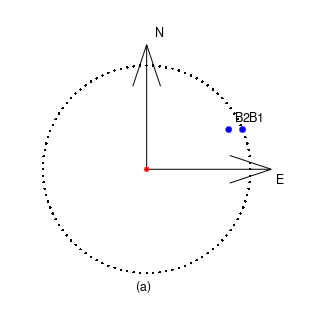
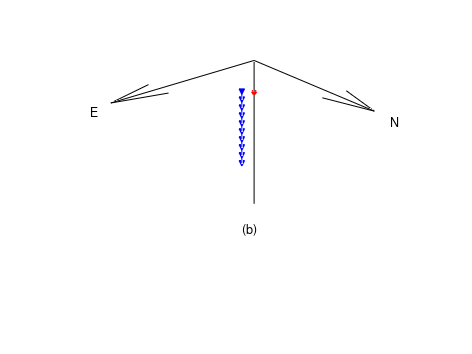
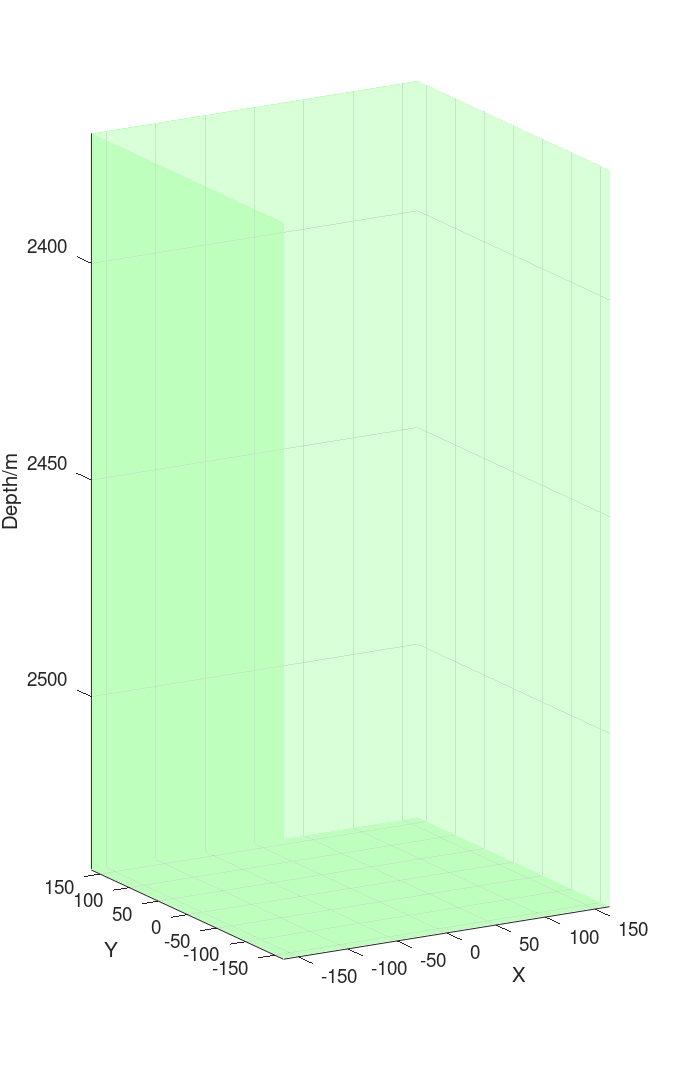

The MATLAB script that drew these images, in order:
% % %  2015-8-6 % % %
% In this version, we choose the fixed vertical wells and set the shots
% position on a horizontal plane for several different depths 
% % % % % % % % % % % % % % % % % % % % % % % % % % % 

function [Receivers,Shot,Well_Num]=Set_Geometry_1Well
% Set 1 vertical well and 1 horizontal well to test the inversion results 2015-8-6 %
Well_Num=2;
% Set the receivers' coordinates 2015-6-7 % 
% Radius=50;
Radius=150;
Rec_Depth_Int=10;
Rec_Num_1Well=10;

Receivers=ones(Rec_Num_1Well,3,Well_Num);
Azimuth_Int=pi/(Well_Num*4);
Azimuth=Azimuth_Int:Azimuth_Int:Azimuth_Int*(Well_Num-1);
% Azimuth=pi/8:pi/8:pi/8*Well_Num;
% Calculate receiver position of the vertical well
for j=1:Rec_Num_1Well
    Receivers(j,1,1)=Radius*cos(Azimuth(1));
    Receivers(j,2,1)=Radius*sin(Azimuth(1));
    Receivers(j,3,1)=j*Rec_Depth_Int+2400;
end
% Calculate receiver position of the horizontal well
for j=1:Rec_Num_1Well
    Receivers(j,1,2)=Receivers(1,1,1)-Rec_Depth_Int*2*j;
    Receivers(j,2,2)=Receivers(1,2,1);
    Receivers(j,3,2)=Receivers(Rec_Num_1Well,3,1);
end
% Shot point coordinate 2015-5-30 %
% There is only one shot coordinate 2015-5-28 %
Shot=[0 0 Receivers(Rec_Num_1Well/2,3,1)];
% Shot=[0 0 2000];

%Calculate the circle of well 2015-6-9 %
Circle_Azimuth=0:2*pi/100:2*pi;
Circle_Azimuth_Num=size(Circle_Azimuth,2);
Circle_Line=zeros(Circle_Azimuth_Num,3);
for i=1:Circle_Azimuth_Num
    Circle_Line(i,1)=Radius*cos(Circle_Azimuth(i));
    Circle_Line(i,2)=Radius*sin(Circle_Azimuth(i));
    Circle_Line(i,3)=Receivers(1,3,1);
end
% Basic figure parameters 2015-7-20 %
Fontsize=9;
Markersize=4;
Linewidth=1;
% Plot the geometry in 2D and 3D viewer

f1=figure;

% Plot the geometry in 2D  viewer
hold on
% Plot the direction of geometry
Position_X=zeros(1,2);
Position_Y=zeros(1,2);
Vector_X=[0 Radius+Radius/3];
Vector_Y=[Radius+Radius/3 0];
quiver(Position_X,Position_Y,Vector_X,Vector_Y,'k','Linewidth',Linewidth-0.5)
text(Radius/12,Radius+Radius/3,'N','FontSize',Fontsize);
text(Radius+Radius/4,-Radius/12,'E','FontSize',Fontsize);
% Plot the circle of wells 2015-6-9 %
plot(Circle_Line(:,1),Circle_Line(:,2),'.k','Linewidth',Linewidth);
% Plot the wells 2015-6-29 %
for i=1:Well_Num
    plot(Receivers(1,1,i),Receivers(1,2,i),'ob',...
        'MarkerSize',Markersize,'Linewidth',Linewidth,'Markerfacecolor','b')
    Borehole=['B',num2str(i)];
    text(Receivers(1,1,i)+10,Receivers(1,2,i)+20,Borehole,'FontSize',Fontsize);
end
%{
plot(Receivers(1,1,1),Receivers(1,2,1),'ob',...
    'MarkerSize',10,'Linewidth',1,'Markerfacecolor','b')
text(Receivers(1,1,1)+10,Receivers(1,2,1)+5,'B1','FontSize',Fontsize);

plot(Receivers(1,1,2),Receivers(1,2,2),...
    'ob','MarkerSize',10,'Linewidth',1,'Markerfacecolor','b')
text(Receivers(1,1,2)+10,Receivers(1,2,2)+5,'B2','FontSize',Fontsize);
%}
% Plot the shots plane 2015-5-28 %
plot(Shot(1),Shot(2),'r*','MarkerSize',Markersize,'Linewidth',Linewidth);
% title('a','FontSize',Fontsize);
axis square
axis off
text(-Radius/10,-Radius-Radius/8,'(a)','FontSize',Fontsize);
set(f1,'PaperPositionMode','manual','PaperUnits','centimeters','PaperPosition',[0 0 8 8]);
print(f1,'-r300','-dtiff','Geometry-2D-3 Well');

% Plot the geometry in and 3D viewer
f2=figure;

hold on
% Plot the direction of geometry
Position3D_X=zeros(1,3);
Position3D_Y=zeros(1,3);
Position3D_Z=ones(1,3)*Receivers(1,3,1);
Vector3D_X=[0 Radius+Radius/3 0];
Vector3D_Y=[Radius+Radius/3 0 0];
Vector3D_Z=[0 0 (Radius+Radius/3)];
quiver3(Position3D_X,Position3D_Y,Position3D_Z,...
    Vector3D_X,Vector3D_Y,Vector3D_Z,'k','Linewidth',Linewidth-0.5)
text(5,Radius+Radius/2.5,Position3D_Z(1),'N','FontSize',Fontsize);
text(Radius+Radius/2.5,5,Position3D_Z(1),'E','FontSize',Fontsize);


% text(Radius+35,5,Position3D_Z(1),'E','FontSize',Fontsize);
% Plot the circle of wells 2015-6-9 %
% plot3(Circle_Well(:,1),Circle_Well(:,2),Circle_Well(:,3),'.k','Linewidth',2);
% Plot the wells 2015-6-7 %
plot3(Receivers(:,1,1)-Radius/2,Receivers(:,2,1),Receivers(:,3,1),...
    '-bv','MarkerSize',Markersize,'Linewidth',Linewidth-0.9,'Markerfacecolor','b');
%{
for i=1:Well_Num
    plot3(Receivers(:,1,i),Receivers(:,2,i),Receivers(:,3,i),...
        '-bv','MarkerSize',12,'Linewidth',1,'Markerfacecolor','b');
end
%}
% Plot the shots plane 2015-5-28 %
plot3(Shot(1),Shot(2),Shot(3),'r*','MarkerSize',Markersize,'Linewidth',Linewidth);
set(gca,'zdir','reverse');
% title('b','FontSize',Fontsize);
% axis square
axis off
text(Radius/10,0,Shot(3)+Radius/0.9,'(b)','FontSize',Fontsize);
view(140,30)
% view(3)
% Save the figure 2015-6-23 %
% set(f2,'PaperPositionMode','manual','PaperUnits','point','PaperPosition',[100 100 1000 500]);
set(f2,'PaperPositionMode','manual','PaperUnits','centimeters','PaperPosition',[0 0 12 9]);
print(f2,'-r300','-dtiff','Geometry-3D-3 Well');
%}

% Coordinates of receivers in the observation Wells 2015-6-8 %
% There are 3 observe wells, and 12 receivers in each Wells. 
% Slant Wells 1 coordinates
%{
Well1_XS=-40;
Well1_XE=40;
Well1_X=Well1_XE-Well1_XS;
well1_Rx=Well1_XS:Well1_X/(Rec_Num_1Well-1):Well1_XE;

Well1_YS=80;
Well1_YE=-10;
Well1_Y=Well1_YE-Well1_YS;
well1_Ry=Well1_YS:Well1_Y/(Rec_Num_1Well-1):Well1_YE;

Well1_ZS=1400;
Well1_ZE=1700;
Well1_Z=Well1_ZE-Well1_ZS;
well1_Rz=Well1_ZS:Well1_Z/(Rec_Num_1Well-1):Well1_ZE;
% Vertical Wells 2 coordinates
well2_Rx=ones(Rec_Num_1Well,1);
well2_Rx=well2_Rx*50;
well2_Ry=ones(Rec_Num_1Well,1);
well2_Ry=well2_Ry*70;

Well2_ZS=2200;
Well2_ZE=2800;
Well2_Z=Well2_ZE-Well2_ZS;
well2_Rz=Well2_ZS:Well2_Z/(Rec_Num_1Well-1):Well2_ZE;

% Vertical Wells 3 coordinates
well3_Rx=ones(Rec_Num_1Well,1);
well3_Rx=well3_Rx*-50;
well3_Ry=ones(Rec_Num_1Well,1);
well3_Ry=well3_Ry*40;

Well3_ZS=2200;
Well3_ZE=2800;
Well3_Z=Well3_ZE-Well3_ZS;
well3_Rz=Well3_ZS:Well3_Z/(Rec_Num_1Well-1):Well3_ZE;
%
Receivers(:,:,1)=[well1_Rx',well1_Ry',well1_Rz'];
% 
Receivers(:,:,2)=[well2_Rx,well2_Ry,well2_Rz'];
% 
Receivers(:,:,3)=[well3_Rx,well3_Ry,well3_Rz'];
Deep_Initial=1200;
Layer_Int=1700;
%}
% Set the receivers' coordinates 2015-5-28 % 
%{
Rec_Num=30;
Wells_XY=[-200,0;200,0];
Receivers=ones(Rec_Num,3,Well_Num);
Rec_Depth_Int=10;
Receivers(:,1,1)=Receivers(:,1,1)*Wells_XY(1,1);
Receivers(:,2,1)=Receivers(:,2,1)*Wells_XY(1,2);
Receivers(:,1,2)=Receivers(:,1,2)*Wells_XY(2,1);
Receivers(:,2,2)=Receivers(:,2,2)*Wells_XY(2,2);
for i=1:Rec_Num
    Receivers(i,3,:)=i*Rec_Depth_Int+2400;
end
Receivers_Depth=Receivers(Rec_Num,3,1)-Receivers(1,3,1);
%}

% Shot point coordinates 2015-5-28 %
% According to the grid of different shot plane, identify the position of every shot
% 2015-5-28 %
%{ 
Shots_X_Int=100;
Shots_Y_Int=100;
Shots_x=Model_X(1):Shots_X_Int:Model_X(2);
Shots_y=Model_Y(1):Shots_Y_Int:Model_Y(2);
[Shots_X,Shots_Y]=meshgrid(Shots_x,Shots_y);
[Shots_X_Num,Shots_Y_Num]=size(Shots_X);
Shots_Depth=[Receivers(1,3,1)-Receivers_Depth/4,Receivers(1,3,1),...
    Receivers(1,3,1)+Receivers_Depth/4,Receivers(1,3,1)+Receivers_Depth/2];
Shots_Z=ones(Shots_X_Num,Shots_Y_Num)*Shots_Depth(Model_Id);
Shots=zeros(Shots_X_Num,Shots_Y_Num,3);
Shots(:,:,1)=Shots_X;
Shots(:,:,2)=Shots_Y;
Shots(:,:,3)=Shots_Z;
%}

% Plot the geometry 2015-5-28 %
%{
figure
set(gcf,'Position',[100 100 400 800])
hold on
grid on
% Plot the wells 2015-5-28 %
plot3(Receivers(:,1,1),Receivers(:,2,1),Receivers(:,3,1),'bv','MarkerSize',14,'Linewidth',2);
plot3(Receivers(:,1,2),Receivers(:,2,2),Receivers(:,3,2),'bv','MarkerSize',14,'Linewidth',2);
% Plot the shots plane 2015-5-28 %
m1=mesh(Shots_X,Shots_Y,Shots_Z);
set(m1,'EdgeAlpha',0.6,'FaceAlpha',0.3)
set(gca,'ZDir','reverse','Zlim',[2100,2700])
% view(3)
view([45,8])
%}


%}

% Plot the model surface 2015-6-7 %
%
% Set the model parameters 2015-6-7 %
Radius_Coeff=10;
Model_X=[-Radius-Radius/Radius_Coeff,Radius+Radius/Radius_Coeff];
Model_Y=[-Radius-Radius/Radius_Coeff,Radius+Radius/Radius_Coeff];
Layer_Num=1;
Deep_Initial=Receivers(1,3,1)-40;
Layer_Int=Receivers(Rec_Num_1Well,3,1)-Receivers(1,3,1)+80;

% Plot the Layer and layer face
Layer_x=[Model_X(1);Model_X(2);Model_X(2);Model_X(1);];
Layer_y=[Model_Y(1);Model_Y(1);Model_Y(2);Model_Y(2);];
Layer_Z=zeros(Layer_Num+1,1);

Layer_Color=[0.5,1,0.5];

figure;
set(gcf,'Position',[100 100 600 1000])
% set(f2,'PaperPositionMode','manual','PaperUnits','centimeters','PaperPosition',[0 0 8 7]);
hold on
grid on
for i=1:Layer_Num+1
    Layer_z=ones(4,1);
    Layer_Z(i)=Deep_Initial+(i-1)*Layer_Int;
    Layer_z=Layer_z*Layer_Z(i);
%     [Layer_X,Layer_Y,Layer_Z]=meshgrid(Layer_x,Layer_y,Layer_z);
    
    h1=patch(Layer_x,Layer_y,Layer_z,Layer_Color);
    set(h1,'EdgeAlpha',0.6,'FaceAlpha',0.3);
end

Face1_x=[Model_X(1);Model_X(1);Model_X(2);Model_X(2);];
Face1_y=[Model_Y(1);Model_Y(1);Model_Y(1);Model_Y(1);];

Face2_x=[Model_X(2);Model_X(2);Model_X(2);Model_X(2);];
Face2_y=[Model_Y(1);Model_Y(1);Model_Y(2);Model_Y(2);];

Face3_x=[Model_X(1);Model_X(1);Model_X(2);Model_X(2);];
Face3_y=[Model_Y(2);Model_Y(2);Model_Y(2);Model_Y(2);];

Face4_x=[Model_X(1);Model_X(1);Model_X(1);Model_X(1);];
Face4_y=[Model_Y(1);Model_Y(1);Model_Y(2);Model_Y(2);];

for i=1:Layer_Num
    Deep(1)=Deep_Initial+(i-1)*Layer_Int;
    Deep(2)=Deep_Initial+i*Layer_Int;
    Face_z=[Deep(2);Deep(1);Deep(1);Deep(2);];
%     Plot the Face 1

    h1=patch(Face1_x,Face1_y,Face_z,Layer_Color);
    set(h1,'EdgeAlpha',0.6,'FaceAlpha',0.3);
%     Plot the Face 2

    h1=patch(Face2_x,Face2_y,Face_z,Layer_Color);
    set(h1,'EdgeAlpha',0.6,'FaceAlpha',0.3);
%     Plot the Face 3

    h1=patch(Face3_x,Face3_y,Face_z,Layer_Color);
    set(h1,'EdgeAlpha',0.6,'FaceAlpha',0.3);
%     Plot the Face 4

    h1=patch(Face4_x,Face4_y,Face_z,Layer_Color);
    set(h1,'EdgeAlpha',0.6,'FaceAlpha',0.3);
end


set(gca,'ZDir','reverse','FontSize',14);
axis([Model_X(1) Model_X(2) Model_Y(1) Model_Y(2) Layer_Z(1) Layer_Z(Layer_Num+1)]);
grid on
view(-30.5,8);
xlabel('X');
ylabel('Y');
zlabel('Depth/m');

%}

% Plot the geometry 2015-5-28 %
%

% Plot the wells 2015-6-7 %
for i=1:Well_Num
    plot3(Receivers(:,1,i),Receivers(:,2,i),Receivers(:,3,i),'-bv',...
        'MarkerSize',12,'Linewidth',1,'Markerfacecolor','b');
end
% Plot the shots plane 2015-5-28 %
plot3(Shot(1),Shot(2),Shot(3),'r*','MarkerSize',13,'Linewidth',3);
% Plot the circle of wells 2015-6-9 %
plot3(Circle_Line(:,1),Circle_Line(:,2),Circle_Line(:,3),'-k','Linewidth',2);
% set(gca,'ZDir','reverse','Zlim',[2100,2700])
% view(3)
% view([45,8])
% set(gcf,'position',[400 100 600 1000])
set(gcf,'PaperPositionMode','manual','PaperUnits','point','PaperPosition',[400 100 500 800]);
print('-r300','-djpeg','Model');

end